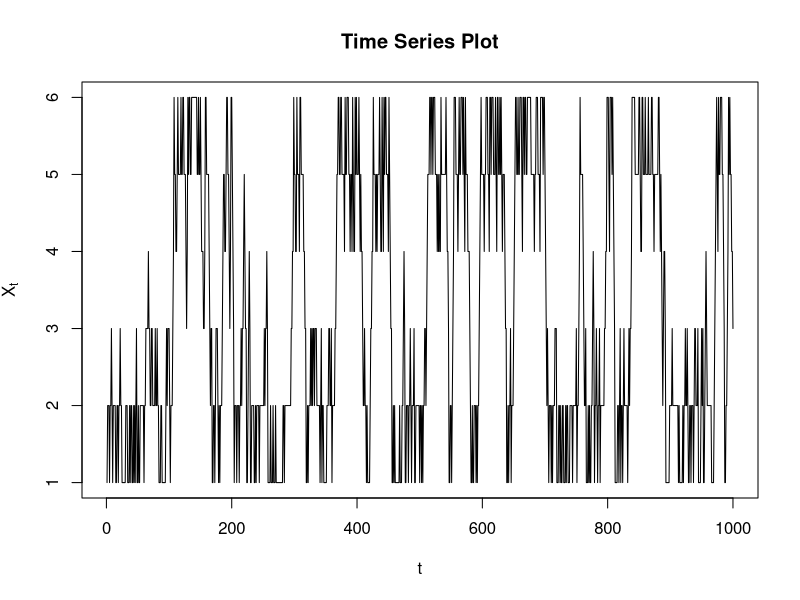

The R source for this figure:
## ---- chunk 1
knitr::opts_chunk$set(echo = TRUE)
## ---- chunk 2
library(ggplot2)
set.seed(0)

#Transition matrix
P <- matrix(rbind(c(0.5, 0.5, 0, 0, 0, 0), 
            c(0.25, 0.5, 0.25, 0, 0, 0), 
            c(0.25, 0.25, 0.25, 0.25, 0, 0),
            c(0, 0 , 0.25, 0.25, 0.25, 0.25),
            c(0, 0, 0, 0.25, 0.5, 0.25),
            c(0, 0, 0, 0, 0.5, 0.5)), nrow= 6)

# Simulates a Markov chain of length len with the transition matrix speicfied above
simulate_mc <- function(len) {
  sample <- c(1)
  for (num in seq(from=2, to=len)) {
    sample <- c(sample, sample(6, size=1, prob=P[sample[num-1],]))
  }
  sample
}

sample <- simulate_mc(1000)
## ---- chunk 3
plot(x=seq(1000), y=sample, type='l', xlab='t', ylab=expression(X[t]), main='Time Series Plot')
## ---- chunk 4
relative_frequency <- function(mc) {
  freq <- matrix(rbind(c(1, 2, 3, 4, 5, 6), rep(0, 6)), nrow=2)
  for (x in mc) {
  freq[2, x] <- freq[2, x] + 1
  }
  rel_freq <- rbind(freq[1,], freq[2,] / length(mc))
  rel_freq
}

## ---- chunk 5
knitr::kable(
cbind(seq(6), relative_frequency(sample)[2,], relative_frequency(simulate_mc(100000))[2,]),
col.names=c('State', '1000 Observations', '10000 Observations'),
caption="Relative Frequencies"
)
## ---- chunk 6
guess <- c(1/6, 2/9 , 1/9, 1/9, 2/9 , 1/6)

t(P) %*% guess
